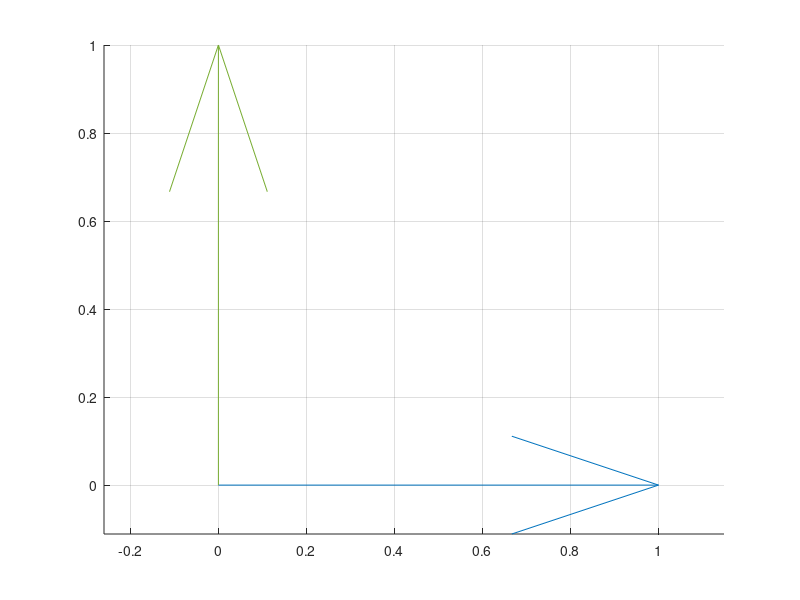

Here is the MATLAB script that generated this plot: (Note: this script raises an error after producing the figure.)
%%%%%%%%%%%%%%%%%%%%%%%%%%%%%%%%%%CREDITS%%%%%%%%%%%%%%%%%%%%%%%%%%%%%%%
%
%   ADC 01
%   Written by: Casper Versteeg
%   Duke University
%   2021/01/22
%
%%%%%%%%%%%%%%%%%%%%%%%%%%%%%%%%%%CREDITS%%%%%%%%%%%%%%%%%%%%%%%%%%%%%%%
clear all; close all; clc;
%%%%%%%%%%%%%%%%%%%%%%%%%%%%INITIALIZE VARIABLES%%%%%%%%%%%%%%%%%%%%%%%%

a   = 0.25;

iht = [1; 0];
jht = [0; 1];

x   = @(t) 2*a*(1 - cos(t)) .* cos(t);
y   = @(t) 2*a*(1 - cos(t)) .* sin(t);

t   = 0:1e-2:2*pi;

%%%%%%%%%%%%%%%%%%%%%%%%%%%%%%END INITIALIZE%%%%%%%%%%%%%%%%%%%%%%%%%%%%

xt  = x(t);
yt  = y(t);

F = figure;
ax = axes(F); grid(ax, 'on'); hold(ax, 'on'); axis(ax, 'equal');

Iht = quiver(ax, 0, 0, iht(1), iht(2), 0);
Jht = quiver(ax, 0, 0, jht(1), jht(2), 0);

Iht.LineWidth = 1.5; Iht.MaxHeadSize = 0.3; Iht.Color = 'red';
Jht.LineWidth = 1.5; Jht.MaxHeadSize = 0.3; Jht.Color = 'blue';

an_x = text(1, 0, 0, '$x$','interpreter','latex',...
    'VerticalAlignment','bottom','HorizontalAlignment','right');
an_y = text(0, 1, 0, '$y$','interpreter','latex', ...
    'VerticalAlignment', 'bottom');
ax.XLim = [-1.1 1.1]; ax.YLim = [-1.1 1.1];
ax.ColorOrderIndex = 1;
ax.TickLabelInterpreter = 'latex';

P = plot(0, 0);
V = quiver(0, 0, 0, 0, 0);
for i = 1:length(t)
    P.XData = xt(1:i);
    P.YData = yt(1:i);
    V.UData = x(t(i));
    V.VData = y(t(i));
    drawnow;
end